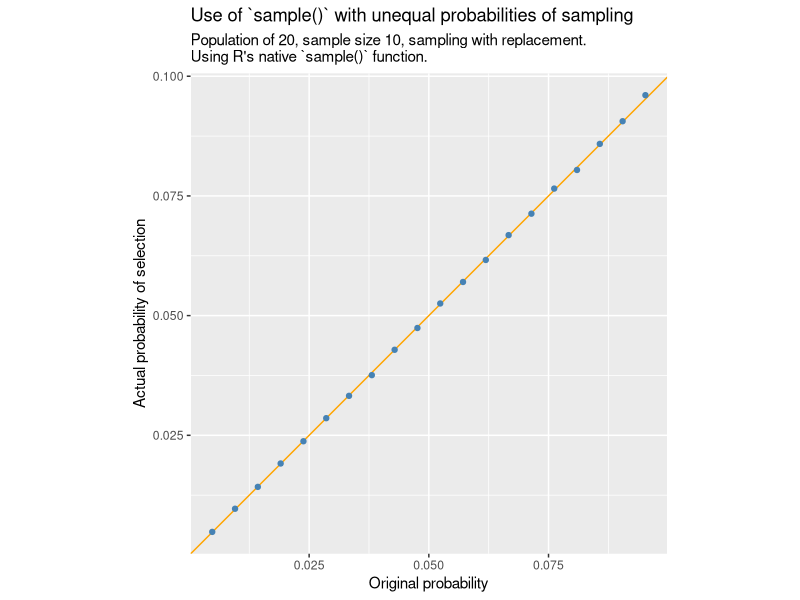
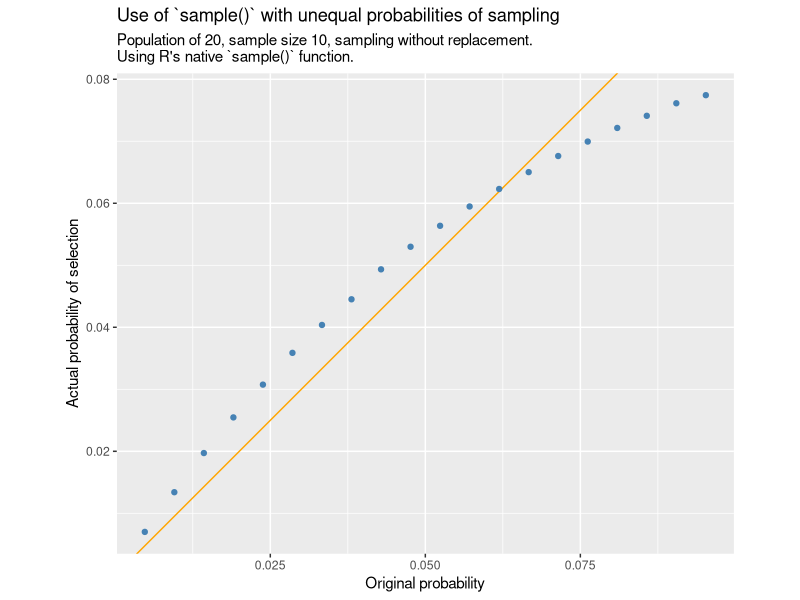
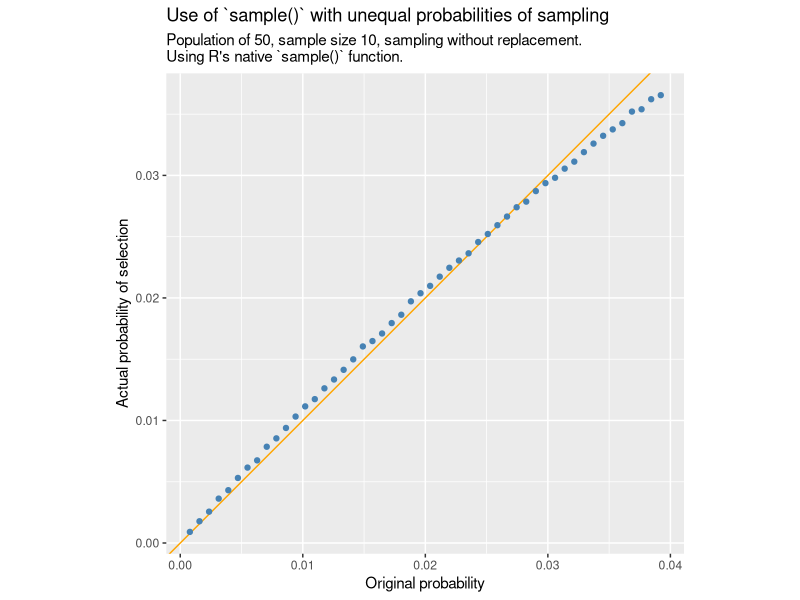
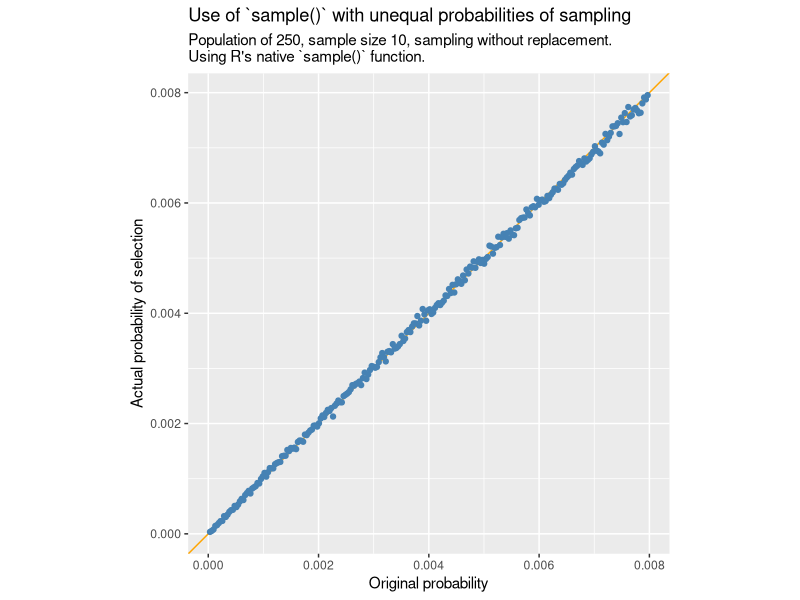
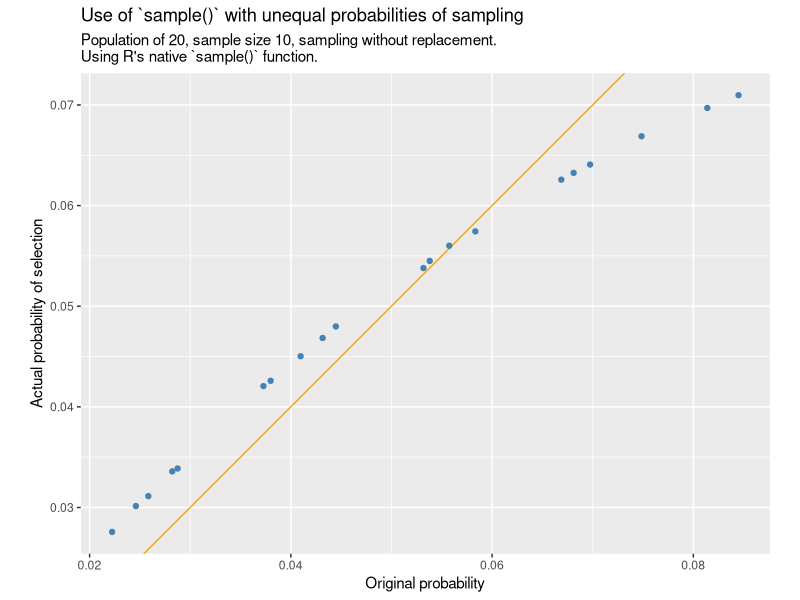
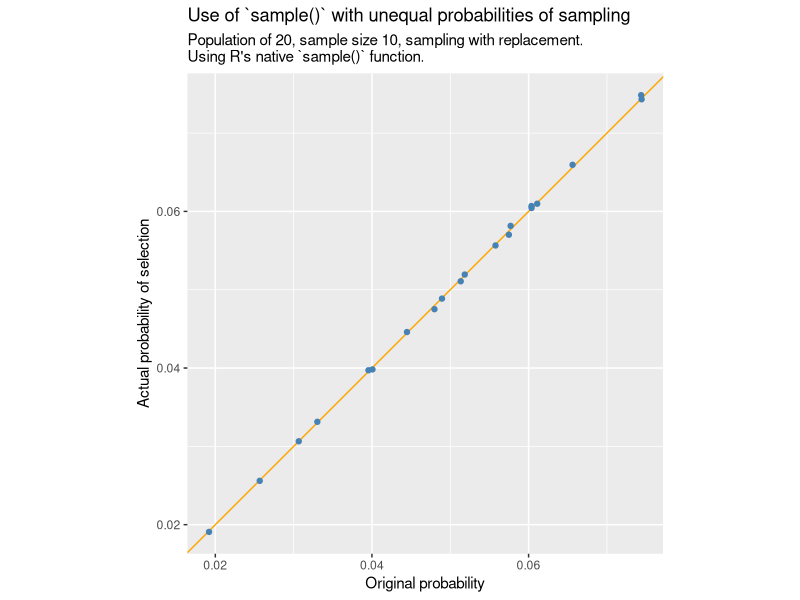
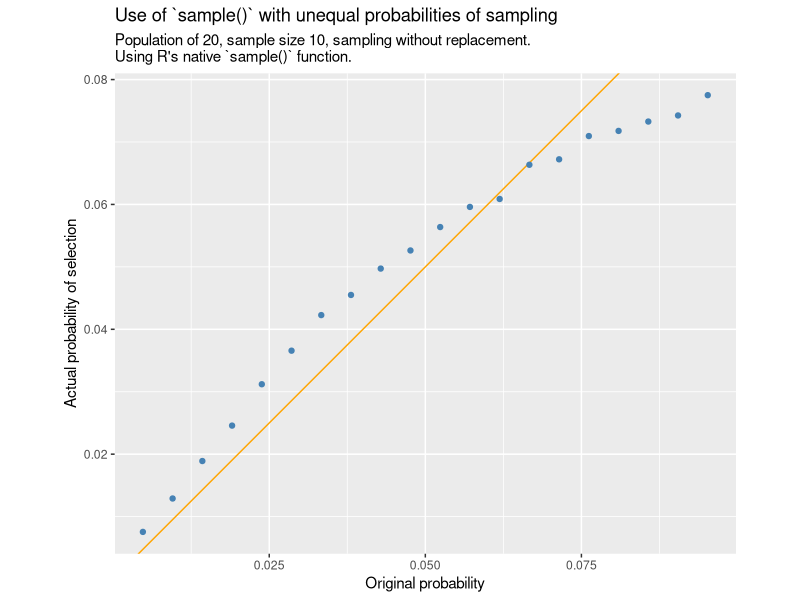
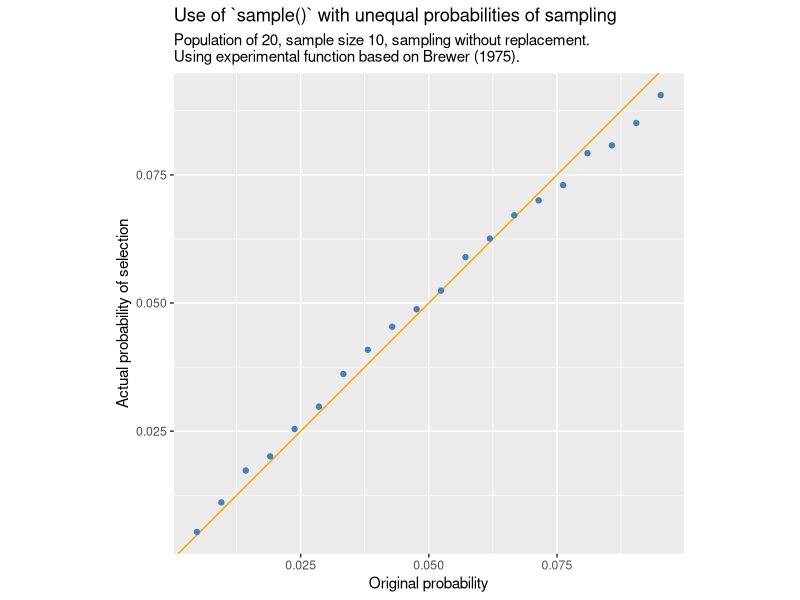

Recreate these plots in R, in order. (Note: a time limit stopped this script after it produced the figures.)

# probabilities of sampling with unequal probability with replacement aren't what
# you thought!
# https://notstatschat.rbind.io/2024/08/26/another-way-to-not-sample-with-replacement/

# see also 
# https://stats.stackexchange.com/questions/110178/brewers-method-for-sampling-with-unequal-probabilities-with-n2

library(tidyverse)
library(glue)
library(GGally)

# TODO - plot should say which sampling method used.
# might want to change how w is set
compare_ppswor <- function(n = 10,
                           N = 20,
                           replace = FALSE,
                           reps = 1e5,
                           prob = 1:N / sum(1:N),
                           FUN = sample){

  x <- paste0("unit", 1:N)
  x <- factor(x, levels = x)
  prob <- prob / sum(prob)
  
  
  samples <- lapply(rep(n, reps), function(size){
    FUN(x, size = size, prob = prob, replace = replace)
    })
  
  s <- ifelse(replace, 'with replacement', 'without replacement')
  m <- ifelse(identical(FUN, sample), "R's native `sample()` function.", "experimental function based on Brewer (1975).")
  
  p <- tibble(
    original = prob,
    selected = as.numeric(table(unlist(samples))) / (reps * n)
  )  |>
    ggplot(aes(x = original, y = selected)) +
    geom_abline(slope = 1 , intercept = 0, colour = "orange") +
    geom_point(colour = "steelblue") +
    labs(x = "Original probability",
         y = "Actual probability of selection",
         subtitle = glue("Population of {N}, sample size {n}, sampling {s}.\nUsing {m}"),
         title = "Use of `sample()` with unequal probabilities of sampling") +
    coord_equal() 
  
  return(p)
}

compare_ppswor(replace = TRUE)
compare_ppswor()
compare_ppswor(N = 50, replace = FALSE)
compare_ppswor(N = 250, replace = FALSE)


compare_ppswor(N = 20, prob= runif(20, 1, 5), replace = FALSE)
compare_ppswor(N = 20, prob= runif(20, 1, 5), replace = TRUE)


#---------Brewer method-------------
# Taken from the answer by StasK at
# https://stats.stackexchange.com/questions/110178/brewers-method-for-sampling-with-unequal-probabilities-with-n2



#' @param p probabilities of remaining units
#' @param n total sample size
#' @param k which unit this is for the sampling of
P <- function(p, n, k){
  r <- n - k + 1
  D <- sum((p * (1 - p)) / (1 - r * p))
  new_p <- p * (1 - p) / (D * (1 - r * p))
  return(new_p)
}

sample_unequal <- function(x, size, prob, replace = FALSE, keep = FALSE){

  if(size > length(x)){
    stop("Sample size cannot be larger than the population of units")
  }
  
  if(replace){
    stop("Only sampling without replacement implemented at this point")
  }
  
  if(size > (1 / max(prob))){
    stop(glue("Sample size ({size}) cannot be larger than 1 / max(prob) (which is {1 / max(prob)})"))
  }
  
  d <- tibble(x, prob)
  
  the_sample <- x[NULL]
  remnants <- x
  remnant_p <- prob
  
  for(k in 1:size){
    new_p <- P(remnant_p, size, k)
    
    if(keep){
      d2 <- tibble(x = remnants, prob = new_p)
      names(d2)[2] <- paste0("k", k)
      d <- d |>
        left_join(d2, by = "x")
    }
    
    if(min(new_p) < 0){
      warning("Some negative probabilities returned")
      new_p <- pmax(0, new_p)
    }
    
    latest_sample <- sample(remnants, size = 1, prob = new_p)
    which_chosen <- which(remnants == latest_sample)
    remnants <- remnants[-which_chosen]
    remnant_p <- remnant_p[-which_chosen]
    the_sample <- c(the_sample, latest_sample)
    
      }
  
  if(keep){
    return(list(the_sample = the_sample, d = d)) 
  } else {
    return(the_sample)
  }
}  


compare_ppswor(FUN = sample, reps = 4000)
# there is still some systematic bias in the new method, but it is much better:
compare_ppswor(FUN = sample_unequal, reps = 4000)
compare_ppswor(FUN = sample_unequal, reps = 10000, prob = runif(20, 1, 10))

compare_ppswor(n = 5, FUN = sample_unequal, reps = 1000)
compare_ppswor(n = 10, FUN = sample_unequal, reps = 1000)

# doesn't work when sample gets more than 50% of N in our default case
compare_ppswor(n = 11, FUN = sample_unequal, reps = 1000)

# with other probabilities with less variance it's ok
compare_ppswor(n = 11, FUN = sample_unequal, reps = 1000, prob = runif(20, 1, 10))
compare_ppswor(n = 13, FUN = sample_unequal, reps = 1000, prob = runif(20, 1, 10))
compare_ppswor(n = 14, FUN = sample_unequal, reps = 1000, prob = runif(20, 1, 10))

# as StasK says in the comments on cross-validated, if 1-rp < 0
# For us that happens when sample is more thna 50% but that's
# just because of how our p is defined
# there is a significant problem

#----------------------closer look at an example---------------
N = 20
x <- paste0("unit", 1:N)
x <- factor(x, levels = x)
p <- 1:N / sum(1:N)
stopifnot(round(sum(P(p, 10, 1)), 2) == 1)

y <- sample_unequal(x, 10, p, keep = TRUE)

apply(y$d[,-1], 2, sum, na.rm = TRUE)



compare_ppswor(FUN = sample_unequal, reps = 1000)

compare_ppswor(FUN = sample, reps = 10000)
# there is still some systematic bias in the new method, but it is much better:
compare_ppswor(FUN = sample_unequal, reps = 10000)


y$d[ , -1] |>
  ggpairs()


par(mfrow = c(2,2), bty = "l", pch = 19, family = "Calibri", 
    col = "steelblue", font.main = 1)

plot(p, P(p, 1, 1), main = "Sample size = 1", xlab = ""); abline(0, 1)
plot(p, P(p, 5, 1), main = "Sample size = 5", xlab = ""); abline(0, 1)
plot(p, P(p, 10, 1), main = "Sample size = 10"); abline(0, 1)
plot(p, P(p, 20, 1), main = "Sample size = 20"); abline(0, 1)



P(p, 10, 1)
P(p, 11, 1)

#-------------larger population and sample-----

N = 2000
x <- paste0("unit", 1:N)
x <- factor(x, levels = x)
p <- 1:N / sum(1:N)

# works ok
sample_unequal(x, size = 1000, p, keep = FALSE)

# doesn';t because this is when the 1-rp < 0
sample_unequal(x, size = 1001, p, keep = FALSE)

# with less variation in the weights
set.seed(123)
p2 <- runif(N, 1, 5)
p2 <- p2 / sum(p2)
sample_unequal(x, size = 1001, p2, keep = FALSE)
1/max(p2) 
sample_unequal(x, size = 1150, p2, keep = FALSE)
sample_unequal(x, size = 1200, p2, keep = FALSE)
